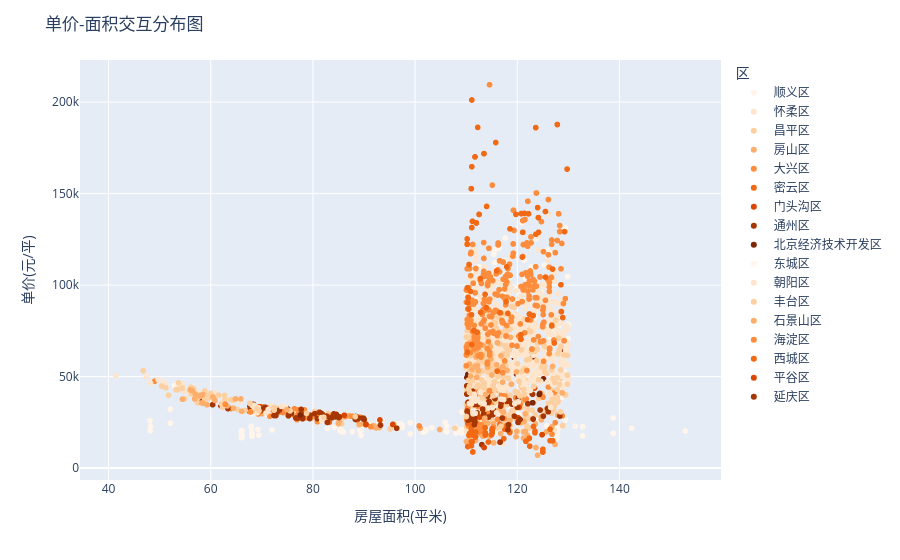

Notebook code cell kept with this figure:
### Code cell
fig = px.scatter(df, x='房屋面积(平米)', y='单价(元/平)', 
                color='区', color_discrete_sequence=px.colors.sequential.Oranges,
                hover_data=['小区名称','建筑类型'])
fig.update_layout(title='单价-面积交互分布图')
fig.show()
fig.write_html("单价-面积交互分布图.html")

### Figure 1 — Plotly figure (JSON) as saved in the notebook; plotly's stock layout.template omitted (floating-point values rounded to 4 significant figures; data arrays with more than 128 entries replaced by an {"elided": "..."} marker saying what was removed)
{"data": [{"customdata": {"elided": "193x2 str values"}, "hovertemplate": "区=顺义区<br>房屋面积(平米)=%{x}<br>单价(元/平)=%{y}<br>小区名称=%{customdata[0]}<br>建筑类型=%{customdata[1]}<extra></extra>", "legendgroup": "顺义区", "marker": {"color": "rgb(255,245,235)", "symbol": "circle"}, "mode": "markers", "name": "顺义区", "showlegend": true, "type": "scattergl", "x": {"elided": "193 float values"}, "xaxis": "x", "y": {"elided": "193 int values"}, "yaxis": "y"}, {"customdata": [["世嘉光织谷西区", "板楼"], ["世嘉光织谷东区", "板楼"], ["东关二区小区", "板楼"], ["茶坞铁路", "板楼"], ["府前观邸", "板楼"], ["府前观邸", "板楼"], ["栖美园", "板楼"], ["栖美园", "板楼"]], "hovertemplate": "区=怀柔区<br>房屋面积(平米)=%{x}<br>单价(元/平)=%{y}<br>小区名称=%{customdata[0]}<br>建筑类型=%{customdata[1]}<extra></extra>", "legendgroup": "怀柔区", "marker": {"color": "rgb(254,230,206)", "symbol": "circle"}, "mode": "markers", "name": "怀柔区", "showlegend": true, "type": "scattergl", "x": [112.2, 110.1, 120.2, 117.3, 116.9, 116.9, 127.2, 127.2], "xaxis": "x", "y": [21840, 20075, 20631, 13216, 36784, 36784, 20436, 20436], "yaxis": "y"}, {"customdata": {"elided": "265x2 str values"}, "hovertemplate": "区=昌平区<br>房屋面积(平米)=%{x}<br>单价(元/平)=%{y}<br>小区名称=%{customdata[0]}<br>建筑类型=%{customdata[1]}<extra></extra>", "legendgroup": "昌平区", "marker": {"color": "rgb(253,208,162)", "symbol": "circle"}, "mode": "markers", "name": "昌平区", "showlegend": true, "type": "scattergl", "x": {"elided": "265 float values"}, "xaxis": "x", "y": {"elided": "265 int values"}, "yaxis": "y"}, {"customdata": {"elided": "114x2 str values"}, "hovertemplate": "区=房山区<br>房屋面积(平米)=%{x}<br>单价(元/平)=%{y}<br>小区名称=%{customdata[0]}<br>建筑类型=%{customdata[1]}<extra></extra>", "legendgroup": "房山区", "marker": {"color": "rgb(253,174,107)", "symbol": "circle"}, "mode": "markers", "name": "房山区", "showlegend": true, "type": "scattergl", "x": [118.6, 111.6, 115.3, 111.9, 119.9, 111.7, 119.8, 111.7, 119.8, 122.0, 116.7, 114.7, 113.3, 118.0, 121.6, 112.3, 121.2, 125.7, 121.2, 111.9, 110.4, 118.6, 116.3, 120.5, 117.3, 121.5, 113.5, 113.3, 117.3, 121.4, 122.0, 114.3, 122.0, 123.2, 110.4, 111.9, 120.7, 110.4, 113.3, 127.4, 112.1, 127.4, 124.7, 111.2, 116.3, 120.4, 111.7, 127.9, 112.1, 120.7, 110.4, 112.5, 116.3, 111.7, 120.4, 127.9, 111.5, 115.4, 114.6, 111.9, 120.5, 117.2, 110.6, 124.7, 121.2, 123.7, 112.1, 111.2, 117.3, 113.3, 110.4, 120.7, 123.7, 124.7, 120.0, 123.5, 116.7, 110.6, 124.7, 124.0, 126.8, 118.2, 126.8, 115.4, 118.2, 117.6, 110.0, 121.3, 85.0, 89.08, 85.0, 95.79, 92.12, 70.06, 89.04, 87.02, 85.2, 78.23, 87.02, 75.84, 93.02, 89.86, 76.35, 79.58, 92.39, 104.8, 79.58, 92.39, 101.0, 85.14, 78.89, 74.53, 91.75, 83.13], "xaxis": "x", "y": [20233, 22225, 21602, 21007, 20016, 19434, 17118, 19434, 17118, 17872, 18846, 17876, 19863, 20754, 20155, 18702, 19798, 19806, 16416, 23229, 12679, 26061, 31640, 35670, 30694, 29618, 24661, 17391, 30694, 37077, 15413, 24506, 15413, 35639, 26626, 15107, 24779, 27089, 17391, 12952, 23196, 12952, 26380, 25895, 31640, 34881, 37591, 28923, 24893, 24779, 27089, 39112, 31640, 37591, 34881, 28923, 14803, 13780, 17367, 15107, 35670, 22608, 17084, 27983, 37789, 11242, 24893, 25895, 30694, 17391, 27089, 24779, 11242, 26380, 26498, 24195, 14391, 17084, 27983, 7018, 22482, 22845, 22482, 24270, 22845, 22797, 14539, 25384, 24353, 23687, 24353, 23907, 22254, 29689, 23922, 28500, 28052, 29145, 28500, 29932, 22146, 24372, 28684, 28777, 21973, 21082, 28777, 21973, 21783, 25605, 27380, 31531, 23107, 28269], "yaxis": "y"}, {"customdata": {"elided": "161x2 str values"}, "hovertemplate": "区=大兴区<br>房屋面积(平米)=%{x}<br>单价(元/平)=%{y}<br>小区名称=%{customdata[0]}<br>建筑类型=%{customdata[1]}<extra></extra>", "legendgroup": "大兴区", "marker": {"color": "rgb(253,141,60)", "symbol": "circle"}, "mode": "markers", "name": "大兴区", "showlegend": true, "type": "scattergl", "x": {"elided": "161 float values"}, "xaxis": "x", "y": {"elided": "161 int values"}, "yaxis": "y"}, {"customdata": {"elided": "68x2 str values"}, "hovertemplate": "区=密云区<br>房屋面积(平米)=%{x}<br>单价(元/平)=%{y}<br>小区名称=%{customdata[0]}<br>建筑类型=%{customdata[1]}<extra></extra>", "legendgroup": "密云区", "marker": {"color": "rgb(241,105,19)", "symbol": "circle"}, "mode": "markers", "name": "密云区", "showlegend": true, "type": "scattergl", "x": [110.7, 115.1, 123.5, 111.0, 110.7, 111.1, 115.0, 115.1, 113.7, 115.0, 111.1, 115.1, 113.7, 123.5, 115.0, 113.7, 115.1, 117.5, 111.8, 113.7, 118.5, 113.7, 110.8, 126.8, 111.3, 126.4, 118.0, 116.6, 122.4, 118.0, 110.3, 125.0, 118.0, 125.0, 111.3, 111.8, 111.8, 111.4, 126.4, 126.9, 111.3, 111.8, 125.0, 111.8, 122.4, 110.8, 116.6, 118.0, 110.3, 125.0, 111.8, 125.0, 113.7, 122.4, 110.5, 123.2, 111.2, 117.4, 111.0, 111.0, 111.0, 110.3, 114.3, 121.7, 121.7, 111.0, 111.0, 83.22], "xaxis": "x", "y": [18974, 19291, 19276, 21442, 18964, 20710, 18182, 19291, 18289, 18182, 20710, 21547, 18377, 20167, 20687, 19345, 20504, 21268, 19671, 18026, 19407, 18817, 18957, 14986, 8806, 21200, 23304, 23924, 16344, 23304, 11787, 10240, 23304, 10240, 8806, 24956, 24956, 17960, 14951, 14968, 8806, 24956, 8800, 16992, 16344, 24364, 23924, 23304, 11787, 8800, 16992, 8800, 22074, 12006, 18003, 22731, 14393, 16103, 23420, 23420, 12159, 24384, 14255, 14628, 14628, 14411, 14411, 25115], "yaxis": "y"}, {"customdata": [["潭墅苑", "板楼"], ["潭墅苑", "板楼"], ["冯村嘉园一区", "板楼"], ["阁外山水", "板楼"], ["泷悦?长安剑桥园", "板楼"], ["金泰丽湾悦栖山", "板楼"], ["新桥家园", "塔楼"], ["泷悦长安牛津园", "板楼"], ["德露苑", "板楼"], ["德露苑", "板楼"], ["倚山嘉园", "板楼"], ["四季怡园北区", "板楼"], ["德露苑", "板楼"], ["永兴嘉园", "塔楼"], ["永兴嘉园", "塔楼"], ["剧场东街", "板楼"], ["剧场东街", "板楼"], ["四季怡园北区", "板楼"]], "hovertemplate": "区=门头沟区<br>房屋面积(平米)=%{x}<br>单价(元/平)=%{y}<br>小区名称=%{customdata[0]}<br>建筑类型=%{customdata[1]}<extra></extra>", "legendgroup": "门头沟区", "marker": {"color": "rgb(217,72,1)", "symbol": "circle"}, "mode": "markers", "name": "门头沟区", "showlegend": true, "type": "scattergl", "x": [124.9, 124.9, 120.3, 112.6, 111.0, 110.2, 120.2, 123.4, 90.38, 90.38, 86.14, 69.9, 93.12, 81.24, 81.24, 95.64, 95.64, 69.54], "xaxis": "x", "y": [18261, 18261, 33154, 27882, 47551, 31307, 27455, 43768, 23789, 23789, 28907, 31331, 26311, 30527, 30527, 23840, 23840, 33506], "yaxis": "y"}, {"customdata": {"elided": "138x2 str values"}, "hovertemplate": "区=通州区<br>房屋面积(平米)=%{x}<br>单价(元/平)=%{y}<br>小区名称=%{customdata[0]}<br>建筑类型=%{customdata[1]}<extra></extra>", "legendgroup": "通州区", "marker": {"color": "rgb(166,54,3)", "symbol": "circle"}, "mode": "markers", "name": "通州区", "showlegend": true, "type": "scattergl", "x": {"elided": "138 float values"}, "xaxis": "x", "y": {"elided": "138 int values"}, "yaxis": "y"}, {"customdata": [["东晶国际", "板塔结合"], ["金地格林小镇", "板楼"], ["浉城百丽", "板楼"], ["听涛雅苑", "板楼"], ["东晶国际", "板塔结合"], ["星岛假日", "板楼"], ["浉城百丽", "板楼"], ["浉城百丽", "板楼"], ["一品亦庄", "板楼"], ["一品亦庄", "板楼"], ["金地格林小镇", "板楼"], ["一品亦庄", "板楼"], ["一品亦庄", "板楼"], ["金地格林小镇", "板楼"], ["浉城百丽", "板楼"], ["一品亦庄", "板楼"], ["中芯花园", "板楼"], ["金地格林小镇", "板楼"], ["金泰公寓", "板塔结合"], ["金地格林小镇", "板楼"], ["金地格林小镇", "板楼"], ["金泰公寓", "板塔结合"], ["一幅画卷", "板楼"], ["春华屋", "板楼"], ["星岛假日", "板楼"], ["南海雅苑北区", "塔楼"], ["棠颂雅苑", "塔楼"]], "hovertemplate": "区=北京经济技术开发区<br>房屋面积(平米)=%{x}<br>单价(元/平)=%{y}<br>小区名称=%{customdata[0]}<br>建筑类型=%{customdata[1]}<extra></extra>", "legendgroup": "北京经济技术开发区", "marker": {"color": "rgb(127,39,4)", "symbol": "circle"}, "mode": "markers", "name": "北京经济技术开发区", "showlegend": true, "type": "scattergl", "x": [123.0, 113.0, 128.8, 115.1, 114.9, 110.3, 128.4, 128.4, 119.9, 119.4, 112.3, 125.1, 119.9, 113.0, 128.4, 119.4, 124.3, 110.2, 121.7, 122.1, 123.2, 121.7, 110.1, 113.9, 110.3, 74.91, 77.52], "xaxis": "x", "y": [35692, 60156, 69804, 51260, 49605, 51211, 64617, 64617, 52562, 60287, 65907, 48750, 51306, 60156, 64617, 60287, 40226, 62586, 43961, 57157, 60897, 43961, 49483, 43009, 51211, 32706, 29025], "yaxis": "y"}, {"customdata": {"elided": "127x2 str values"}, "hovertemplate": "区=东城区<br>房屋面积(平米)=%{x}<br>单价(元/平)=%{y}<br>小区名称=%{customdata[0]}<br>建筑类型=%{customdata[1]}<extra></extra>", "legendgroup": "东城区", "marker": {"color": "rgb(255,245,235)", "symbol": "circle"}, "mode": "markers", "name": "东城区", "showlegend": true, "type": "scattergl", "x": [113.2, 118.0, 126.0, 122.8, 120.9, 123.4, 128.2, 115.0, 117.7, 115.3, 114.3, 125.2, 129.4, 129.4, 116.9, 115.6, 128.2, 124.1, 117.1, 115.6, 123.6, 115.6, 114.4, 117.6, 123.4, 114.1, 122.8, 122.8, 129.9, 120.9, 129.9, 110.1, 121.6, 114.2, 117.7, 110.1, 114.2, 119.1, 115.4, 130.0, 126.4, 121.6, 114.4, 114.1, 120.9, 129.9, 110.1, 111.8, 112.7, 126.5, 117.6, 128.2, 123.4, 111.5, 123.6, 115.6, 115.6, 117.1, 124.1, 110.7, 122.8, 110.1, 126.5, 112.7, 130.0, 119.3, 126.0, 120.0, 119.1, 112.6, 119.1, 119.1, 118.3, 112.6, 126.0, 126.5, 118.3, 120.0, 126.0, 115.8, 117.7, 118.3, 117.2, 118.3, 117.2, 114.5, 121.7, 126.5, 125.3, 112.0, 115.7, 122.8, 116.4, 122.8, 115.8, 125.3, 112.0, 115.7, 116.4, 129.8, 124.7, 120.2, 122.9, 121.4, 122.1, 121.4, 113.0, 120.4, 124.2, 124.2, 120.4, 115.9, 127.3, 112.8, 124.1, 124.1, 112.1, 127.3, 120.0, 112.3, 127.3, 119.1, 127.3, 120.0, 115.4, 112.3, 119.1], "xaxis": "x", "y": [72988, 60917, 119058, 97589, 133973, 82632, 77878, 105218, 106248, 105647, 74340, 99817, 131366, 131366, 82129, 86476, 77878, 100701, 95637, 112418, 125364, 119336, 96958, 113096, 82632, 83283, 109971, 101825, 70813, 97634, 70813, 78118, 103619, 68320, 106248, 78118, 68320, 61797, 116944, 78462, 117741, 103619, 96958, 83283, 97634, 70813, 95368, 116190, 83230, 75070, 91744, 77878, 82632, 107416, 125364, 119336, 112418, 95637, 100701, 94886, 109971, 95368, 75070, 83230, 78462, 82153, 115089, 98309, 61797, 109888, 70529, 61797, 103653, 109888, 115089, 71045, 103653, 98309, 115089, 82010, 125765, 85406, 98082, 85406, 98082, 92569, 68212, 98846, 110837, 91957, 84673, 70027, 120159, 70027, 80974, 110837, 91957, 84673, 120159, 104668, 96239, 91393, 102556, 113674, 90076, 113674, 92929, 99602, 94978, 94978, 99602, 108687, 73051, 74400, 96593, 96593, 71263, 102138, 96651, 101461, 102059, 83096, 102138, 96651, 116944, 101461, 83096], "yaxis": "y"}, {"customdata": {"elided": "1055x2 str values"}, "hovertemplate": "区=朝阳区<br>房屋面积(平米)=%{x}<br>单价(元/平)=%{y}<br>小区名称=%{customdata[0]}<br>建筑类型=%{customdata[1]}<extra></extra>", "legendgroup": "朝阳区", "marker": {"color": "rgb(254,230,206)", "symbol": "circle"}, "mode": "markers", "name": "朝阳区", "showlegend": true, "type": "scattergl", "x": {"elided": "1055 float values"}, "xaxis": "x", "y": {"elided": "1055 int values"}, "yaxis": "y"}, {"customdata": {"elided": "275x2 str values"}, "hovertemplate": "区=丰台区<br>房屋面积(平米)=%{x}<br>单价(元/平)=%{y}<br>小区名称=%{customdata[0]}<br>建筑类型=%{customdata[1]}<extra></extra>", "legendgroup": "丰台区", "marker": {"color": "rgb(253,208,162)", "symbol": "circle"}, "mode": "markers", "name": "丰台区", "showlegend": true, "type": "scattergl", "x": {"elided": "275 float values"}, "xaxis": "x", "y": {"elided": "275 int values"}, "yaxis": "y"}, {"customdata": {"elided": "85x2 str values"}, "hovertemplate": "区=石景山区<br>房屋面积(平米)=%{x}<br>单价(元/平)=%{y}<br>小区名称=%{customdata[0]}<br>建筑类型=%{customdata[1]}<extra></extra>", "legendgroup": "石景山区", "marker": {"color": "rgb(253,174,107)", "symbol": "circle"}, "mode": "markers", "name": "石景山区", "showlegend": true, "type": "scattergl", "x": [114.2, 110.1, 116.8, 118.9, 111.9, 110.8, 117.2, 111.6, 126.9, 116.1, 110.9, 116.1, 117.2, 117.1, 111.9, 110.8, 111.9, 117.2, 115.0, 128.8, 113.3, 111.2, 113.3, 116.8, 118.9, 111.9, 110.8, 117.2, 119.8, 118.7, 115.0, 117.1, 128.8, 111.0, 112.4, 117.2, 116.0, 117.2, 110.9, 112.2, 111.0, 113.7, 113.7, 110.6, 118.0, 112.1, 111.1, 111.2, 112.0, 111.7, 113.2, 110.1, 113.2, 114.8, 110.1, 114.8, 113.8, 110.1, 113.2, 114.7, 116.6, 54.46, 63.23, 58.46, 58.44, 58.06, 55.97, 74.88, 56.39, 56.86, 64.84, 57.0, 57.0, 57.97, 57.0, 64.46, 56.86, 64.84, 60.44, 65.9, 60.82, 66.05, 58.3, 58.0, 59.29], "xaxis": "x", "y": [55070, 66461, 61382, 45853, 60758, 67684, 55471, 67008, 55556, 68470, 50325, 68470, 54518, 46957, 64511, 67684, 60758, 55471, 50861, 41066, 67073, 64755, 67073, 61382, 45853, 64511, 67684, 55471, 52566, 71453, 50861, 46957, 41066, 80750, 53292, 54518, 56490, 54518, 68549, 55947, 80750, 27277, 27277, 56852, 53390, 49523, 53816, 66463, 63399, 55491, 61777, 62052, 61777, 59680, 62052, 59680, 40324, 62052, 61777, 66243, 54027, 37643, 34003, 35409, 40213, 39615, 42702, 31918, 42384, 37813, 37786, 40351, 40351, 39159, 40351, 32734, 37813, 37786, 38882, 37785, 36995, 31038, 35678, 39828, 34576], "yaxis": "y"}, {"customdata": {"elided": "359x2 str values"}, "hovertemplate": "区=海淀区<br>房屋面积(平米)=%{x}<br>单价(元/平)=%{y}<br>小区名称=%{customdata[0]}<br>建筑类型=%{customdata[1]}<extra></extra>", "legendgroup": "海淀区", "marker": {"color": "rgb(253,141,60)", "symbol": "circle"}, "mode": "markers", "name": "海淀区", "showlegend": true, "type": "scattergl", "x": {"elided": "359 float values"}, "xaxis": "x", "y": {"elided": "359 int values"}, "yaxis": "y"}, {"customdata": {"elided": "102x2 str values"}, "hovertemplate": "区=西城区<br>房屋面积(平米)=%{x}<br>单价(元/平)=%{y}<br>小区名称=%{customdata[0]}<br>建筑类型=%{customdata[1]}<extra></extra>", "legendgroup": "西城区", "marker": {"color": "rgb(241,105,19)", "symbol": "circle"}, "mode": "markers", "name": "西城区", "showlegend": true, "type": "scattergl", "x": [123.7, 127.8, 112.5, 112.0, 112.3, 128.6, 112.0, 116.1, 121.4, 122.4, 129.2, 128.6, 125.5, 128.6, 120.7, 120.7, 116.6, 122.4, 129.2, 112.8, 110.2, 118.6, 110.2, 112.5, 111.0, 115.8, 116.0, 127.8, 121.1, 111.7, 118.0, 113.7, 126.8, 110.4, 124.0, 117.8, 121.1, 126.8, 110.4, 118.2, 127.2, 110.6, 111.2, 111.1, 123.1, 112.0, 125.5, 128.6, 125.5, 128.9, 126.8, 116.6, 127.2, 120.7, 112.8, 110.2, 122.0, 111.2, 111.7, 110.8, 126.8, 111.0, 114.0, 110.2, 111.0, 123.1, 128.6, 113.5, 111.0, 110.2, 110.2, 113.5, 120.8, 111.1, 120.8, 114.0, 111.1, 121.0, 123.6, 110.5, 110.5, 123.6, 124.2, 112.1, 120.7, 111.5, 111.5, 120.7, 112.8, 120.7, 110.3, 111.1, 122.2, 126.9, 122.2, 111.1, 124.1, 119.7, 110.3, 129.8, 111.1, 124.1], "xaxis": "x", "y": [127781, 187735, 138630, 133941, 186175, 85524, 133941, 52990, 139198, 84165, 129207, 85524, 104358, 100195, 70417, 70417, 84884, 84165, 129207, 103556, 122324, 130714, 98531, 138630, 83754, 177909, 107796, 187735, 128841, 170053, 110047, 94987, 77706, 93323, 142351, 90832, 128841, 77706, 93323, 84540, 68375, 111252, 134856, 164702, 83347, 133941, 140217, 85524, 104358, 82235, 77706, 84884, 68375, 70417, 103556, 122324, 81121, 134856, 170053, 96527, 78101, 152703, 142983, 125227, 152703, 83347, 85524, 171837, 152703, 63340, 63340, 171837, 139096, 67525, 139096, 87671, 67525, 115309, 186055, 86894, 86894, 186055, 128866, 74283, 72902, 75144, 75144, 72902, 85092, 70417, 90465, 131414, 138953, 108739, 138953, 131414, 136873, 138634, 90465, 163392, 201153, 136873], "yaxis": "y"}, {"customdata": [["腾飞园", "板楼"], ["腾飞园", "板楼"]], "hovertemplate": "区=平谷区<br>房屋面积(平米)=%{x}<br>单价(元/平)=%{y}<br>小区名称=%{customdata[0]}<br>建筑类型=%{customdata[1]}<extra></extra>", "legendgroup": "平谷区", "marker": {"color": "rgb(217,72,1)", "symbol": "circle"}, "mode": "markers", "name": "平谷区", "showlegend": true, "type": "scattergl", "x": [113.5, 113.5], "xaxis": "x", "y": [11277, 11277], "yaxis": "y"}, {"customdata": [["燕水佳园", "板楼"], ["燕水佳园", "板楼"]], "hovertemplate": "区=延庆区<br>房屋面积(平米)=%{x}<br>单价(元/平)=%{y}<br>小区名称=%{customdata[0]}<br>建筑类型=%{customdata[1]}<extra></extra>", "legendgroup": "延庆区", "marker": {"color": "rgb(166,54,3)", "symbol": "circle"}, "mode": "markers", "name": "延庆区", "showlegend": true, "type": "scattergl", "x": [116.6, 116.6], "xaxis": "x", "y": [14148, 14148], "yaxis": "y"}], "layout": {"legend": {"title": {"text": "区"}, "tracegroupgap": 0}, "margin": {"t": 60}, "title": {"text": "单价-面积交互分布图"}, "xaxis": {"anchor": "y", "domain": [0, 1], "title": {"text": "房屋面积(平米)"}}, "yaxis": {"anchor": "x", "domain": [0, 1], "title": {"text": "单价(元/平)"}}}}
